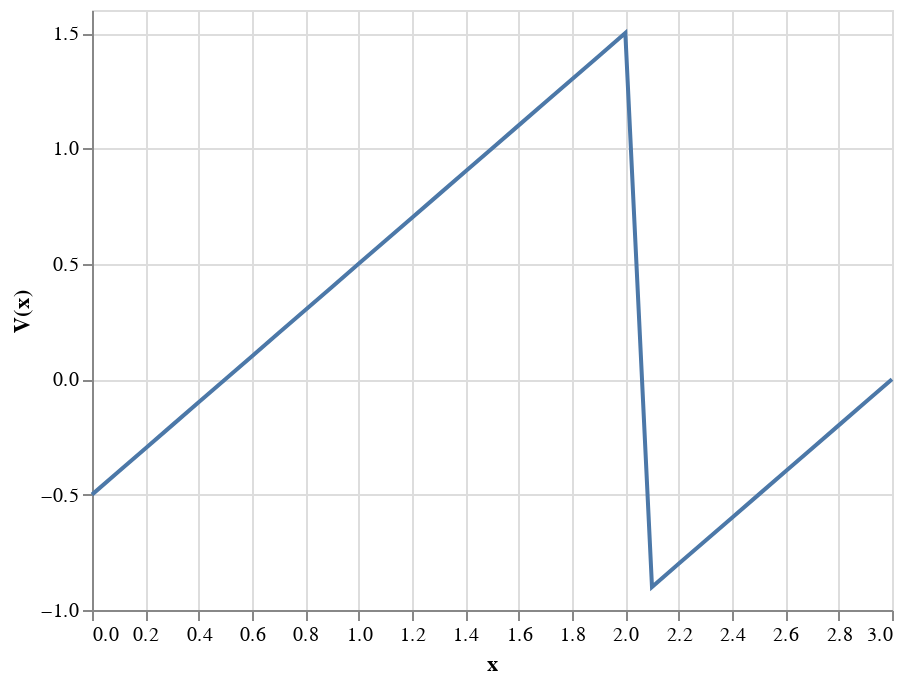

Here is the notebook cell this chart was saved with:
### Code cell
# Plot shear force
alt.Chart(source).mark_line().encode(
    x='x',
    y='V(x)'
)

### Figure 1 — Vega-Lite specification as saved in the notebook (floating-point values rounded to 4 significant figures)
{"$schema": "https://vega.github.io/schema/vega-lite/v2.6.0.json", "config": {"view": {"height": 300, "width": 400}}, "data": {"name": "data-71ff0cf4072a10ab138a278ddff61103"}, "datasets": {"data-71ff0cf4072a10ab138a278ddff61103": [{"M(x)": 0, "V(x)": -0.5, "x": 0}, {"M(x)": -0.045, "V(x)": -0.4, "x": 0.1}, {"M(x)": -0.08, "V(x)": -0.3, "x": 0.2}, {"M(x)": -0.105, "V(x)": -0.2, "x": 0.3}, {"M(x)": -0.12, "V(x)": -0.1, "x": 0.4}, {"M(x)": -0.125, "V(x)": 0, "x": 0.5}, {"M(x)": -0.12, "V(x)": 0.1, "x": 0.6}, {"M(x)": -0.105, "V(x)": 0.2, "x": 0.7}, {"M(x)": -0.08, "V(x)": 0.3, "x": 0.8}, {"M(x)": -0.045, "V(x)": 0.4, "x": 0.9}, {"M(x)": 0, "V(x)": 0.5, "x": 1}, {"M(x)": 0.055, "V(x)": 0.6, "x": 1.1}, {"M(x)": 0.12, "V(x)": 0.7, "x": 1.2}, {"M(x)": 0.195, "V(x)": 0.8, "x": 1.3}, {"M(x)": 0.28, "V(x)": 0.9, "x": 1.4}, {"M(x)": 0.375, "V(x)": 1, "x": 1.5}, {"M(x)": 0.48, "V(x)": 1.1, "x": 1.6}, {"M(x)": 0.595, "V(x)": 1.2, "x": 1.7}, {"M(x)": 0.72, "V(x)": 1.3, "x": 1.8}, {"M(x)": 0.855, "V(x)": 1.4, "x": 1.9}, {"M(x)": 1, "V(x)": 1.5, "x": 2}, {"M(x)": 0.9, "V(x)": -0.9, "x": 2.1}, {"M(x)": 0.8, "V(x)": -0.8, "x": 2.2}, {"M(x)": 0.7, "V(x)": -0.7, "x": 2.3}, {"M(x)": 0.6, "V(x)": -0.6, "x": 2.4}, {"M(x)": 0.5, "V(x)": -0.5, "x": 2.5}, {"M(x)": 0.4, "V(x)": -0.4, "x": 2.6}, {"M(x)": 0.3, "V(x)": -0.3, "x": 2.7}, {"M(x)": 0.2, "V(x)": -0.2, "x": 2.8}, {"M(x)": 0.1, "V(x)": -0.1, "x": 2.9}, {"M(x)": 0, "V(x)": 0, "x": 3}]}, "encoding": {"x": {"field": "x", "type": "quantitative"}, "y": {"field": "V(x)", "type": "quantitative"}}, "mark": "line"}
